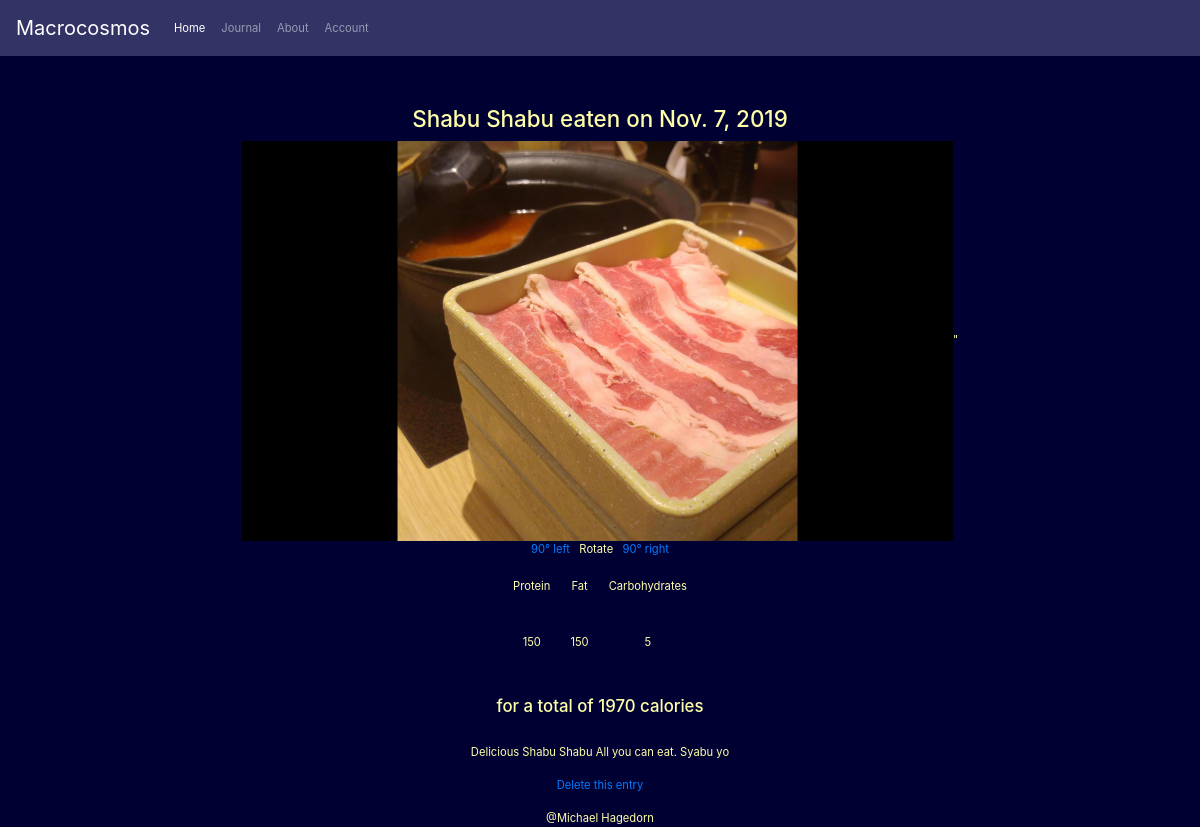
Screenshot of /meal_display/82 (signed in) with the database file from the repository.
### nutrition/models.py (models this page shows, shortened)
class macros(models.Model):
    username = models.ForeignKey(User, on_delete=models.CASCADE, default=None)
    protein = models.IntegerField()
    fat = models.IntegerField()
    carbohydrates = models.IntegerField()
    date = models.DateField(default=date.today)
    cheat = models.BooleanField(default=False)
    comment = models.CharField(max_length=64, blank=True)
    description = models.CharField(max_length=2048, blank=True)
    image = models.ImageField(upload_to='images/', blank=True)

### nutrition/views.py (the view)
# urls.py: path("meal_display/<int:id>", views.meal_display, name='meal_display'),
@login_required
def meal_display(request, id):
    try:
        rec = macros.objects.get(pk=id)
        if rec.username != request.user:
            raise Http404("Record does belong to different user")
    except macros.DoesNotExist:
        raise Http404("Record does not exist")
    context = {
        "meal": rec
    }
    return render(request, "nutrition/meal_display.html", context)

### nutrition/templates/nutrition/meal_display.html (shortened to what this page needs)
{% extends 'nutrition/base.html' %}
{% block content %}
{% if meal.comment %}
<h1>
  {{ meal.comment }} eaten on {{ meal.date }}
</h1>
{% else %}
<h1>Meal eaten on {{ meal.date }}</h1>
{% endif %}
<div id="meal-display-div-pic">
  {% if meal.image %}
  <img src="{{ meal.image.url }}" alt="meal" id="meal-display-pic">"
  {% endif %}
  <div id="rotate-pic">
    <a href="/rotateleft/{{ meal.id }}">90° left</a>
    &nbsp;&nbsp;Rotate&nbsp;&nbsp;
    <a href="/rotateright/{{ meal.id }}">90° right</a>
  </div>
</div>
<div class="rec-div">
  <table class="rec-table">
    <tr class="rec-th-row">
      <td class="rec-th">Protein</td>
      <td class="rec-th">Fat</td>
      <td class="rec-th">Carbohydrates</td>
    </tr>
    <tr>
      <td class="rec-th">{{ meal.protein }}</td>
      <td class="rec-th">{{ meal.fat }}</td>
      <td class="rec-th">{{ meal.carbohydrates }}</td>
    </tr>
  </table>
  <h2>for a total of
    {% load mathfilters %}
    {% with cp=meal.protein|mul:4 cf=meal.fat|mul:9 cc=meal.carbohydrates|mul:4 %}
    {{ cp|add:cf|add:cc }}
    {% endwith %}
    calories
  </h2>
  {% if meal.description %}
    <p id="meal-display-text">
      {{ meal.description }}
    </p>
  {% endif %}
  <p>
    <a href="/delete/{{ meal.id }}">Delete this entry</a>
  </p>
</div>
{% endblock %}

### nutrition/static/css/styles.css (style rules this page uses)
body { text-align: center; font-size: 0.9em; background-color: #003; color: #FFA; }
h1 { font-size: 2em; width: 100%; padding-top: 50px; }
h2 { font-size: 1.5em; width: 100%; padding-top: 20px; padding-bottom: 20px; }
.rec-table { padding: 0px 5px 0px 5px; display: inline-block; }
.rec-th { padding: 20px 10px 20px 10px; }
@media only screen and (max-width: 1400px) { body { font-size: 0.7em; } }
#meal-display-pic { max-height: 400px; width: auto; }
#meal-display-text { margin-left: 35%; margin-right: 35%; max-width: 30%; text-align: center; }

### rows the page displays
macros: comment "Shabu Shabu", date "Nov. 7, 2019", image (picture), protein "150", fat "150", carbohydrates "5", description "Delicious Shabu Shabu All you can eat. Syabu yo"

### other values shown
{{ cp|add:cf|add:cc }} "1970"
